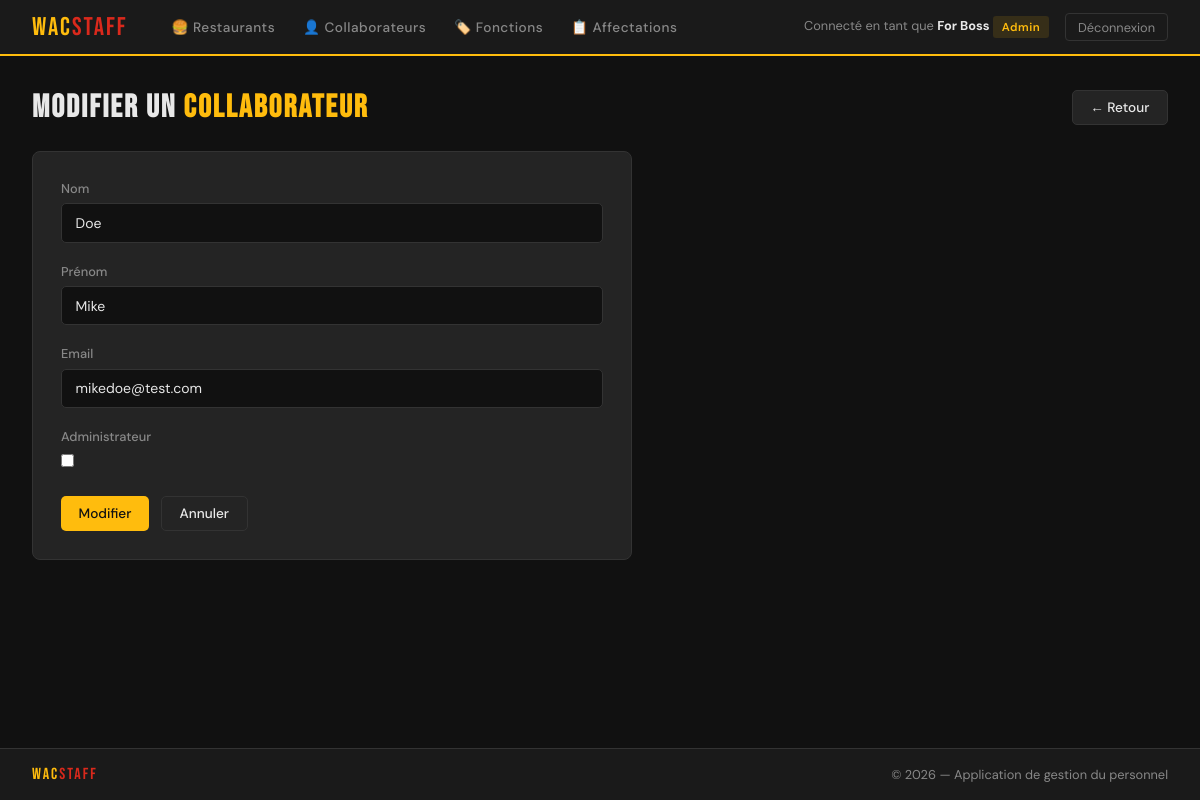
Page /WacStaff/collaborateurs/2/modifier/ (signed in) on the committed database.
### WacStaff/models.py (models this page shows, shortened)
class Collaborateur(AbstractBaseUser, PermissionsMixin):
    nom = models.CharField(max_length=100)
    prenom = models.CharField(max_length=100)
    email = models.EmailField(max_length=100, unique=True)
    date1ereEmbauche = models.DateTimeField(auto_now_add=True)
    admin = models.BooleanField(default=False)
    USERNAME_FIELD = 'email'            # champ utilisé pour se connecter
    REQUIRED_FIELDS = ['nom', 'prenom'] # champs demandés par createsuperuser en plus de l'email
    objects = CollaborateurManager()
    @property
    def is_staff(self):
        return self.admin

### WacStaff/views.py (the view)
# urls.py: path('collaborateurs/<int:pk>/modifier/', views.collaborateur_edit, name='collaborateur_edit'),
@login_required
def collaborateur_edit(request, pk):
    if not request.user.is_staff:
        messages.error(request, "Accès réservé aux administrateurs.")
        return redirect('collaborateur_list')
    collaborateur = get_object_or_404(Collaborateur, pk=pk)
    form = CollaborateurChangeForm(request.POST or None, instance=collaborateur, superuser=request.user.is_superuser)
    if form.is_valid():
        form.save()
        messages.success(request, "Collaborateur modifié.")
        return redirect('collaborateur_detail', pk=pk)
    return render(request, 'collaborateurs/form.html', {
        'form': form, 'action': 'Modifier', 'obj': collaborateur
    })

### WacStaff/forms.py
class CollaborateurChangeForm(forms.ModelForm):
    class Meta:
        model = Collaborateur
        fields = ['nom', 'prenom', 'email', 'admin']
        labels = {
            'nom': 'Nom',
            'prenom': 'Prénom',
            'email': 'Email',
            'admin': 'Administrateur',
        }
    def __init__(self, *args, superuser=False, **kwargs):
        super().__init__(*args, **kwargs)
        if not superuser:
            self.fields.pop('admin')

### WacStaff/templates/collaborateurs/form.html (shortened to what this page needs)
{% extends "base.html" %}
{% block content %}
<div class="page-header">
    <h1 class="page-title">{{ action }} un <span>collaborateur</span></h1>
    <a href="{% url 'collaborateur_list' %}" class="btn btn-secondary">← Retour</a>
</div>
<div class="form-card">
    <form method="post">
        {% for field in form %}
        <div class="form-group">
            <label>{{ field.label }}</label>
            {{ field }}
        </div>
        {% endfor %}
        <div class="form-actions">
            <button type="submit" class="btn btn-primary">{{ action }}</button>
            <a href="{% url 'collaborateur_list' %}" class="btn btn-secondary">Annuler</a>
        </div>
    </form>
</div>
{% endblock %}

### WacStaff/templates/base.html (shortened to what this page needs)
<!doctype html>
<html lang="fr">
<head>
    {% load static %}
    <link rel="stylesheet" href="{% static 'wacstaff.css' %}">
</head>
<body>
{% if user.is_authenticated %}
<nav>
    <a href="{% url 'home' %}" class="nav-brand">Wac<span>Staff</span></a>
    <div class="nav-links">
        <a href="{% url 'restaurant_list' %}">🍔 Restaurants</a>
        <a href="{% url 'collaborateur_list' %}">👤 Collaborateurs</a>
        <a href="{% url 'fonction_list' %}">🏷️ Fonctions</a>
        <a href="{% url 'affectation_list' %}">📋 Affectations</a>
    </div>
    <div class="nav-user">
        <span>Connecté en tant que <strong>{{ user.prenom }} {{ user.nom }}</strong>
        {% if user.is_staff %}<span class="badge badge-admin">Admin</span>{% endif %}
        </span>
        <form method="post" action="{% url 'logout' %}" style="display:inline;">
            <button type="submit" class="btn-logout">Déconnexion</button>
        </form>
    </div>
</nav>
{% endif %}
<main>
    {% block content %}{% endblock %}
</main>
<footer>
    <span class="footer-brand">Wac<span>Staff</span></span>
    <span class="footer-copy">© {% now "Y" %} — Application de gestion du personnel</span>
</footer>
</body>
</html>

### WacStaff/static/wacstaff.css (style rules this page uses)
:root { --gold: #FFBC0D; --red: #DA291C; --dark: #1a1a1a; --darker: #111111; --surface: #242424; --border: #333333; --text: #e8e8e8; --muted: #888888; --success: #4ade80; --danger: #f87171; }
* { box-sizing: border-box; margin: 0; padding: 0; }
body { font-family: 'DM Sans', sans-serif; background: var(--darker); color: var(--text); min-height: 100vh; display: flex; flex-direction: column; }
nav { background: var(--dark); border-bottom: 2px solid var(--gold); padding: 0 2rem; display: flex; align-items: center; gap: 2rem; height: 56px; position: sticky; top: 0; z-index: 100; }
.nav-brand { font-family: 'Bebas Neue', sans-serif; font-size: 1.6rem; color: var(--gold); letter-spacing: 2px; text-decoration: none; }
.nav-brand span { color: var(--red); }
.nav-links { display: flex; gap: 0.25rem; flex: 1; }
.nav-links a { color: var(--muted); text-decoration: none; font-size: 0.85rem; font-weight: 500; padding: 0.4rem 0.75rem; border-radius: 4px; transition: all 0.15s; letter-spacing: 0.5px; }
.nav-user { display: flex; align-items: center; gap: 1rem; font-size: 0.8rem; color: var(--muted); }
.nav-user strong { color: var(--text); }
.btn-logout { background: none; border: 1px solid var(--border); color: var(--muted); padding: 0.3rem 0.75rem; border-radius: 4px; cursor: pointer; font-size: 0.8rem; font-family: 'DM Sans', sans-serif; text-decoration: none; transition: all 0.15s; }
main { flex: 1; padding: 2rem; max-width: 1200px; margin: 0 auto; width: 100%; }
.page-header { display: flex; justify-content: space-between; align-items: center; margin-bottom: 1.5rem; }
.page-title { font-family: 'Bebas Neue', sans-serif; font-size: 2rem; letter-spacing: 2px; color: var(--text); }
.page-title span { color: var(--gold); }
.btn { display: inline-flex; align-items: center; gap: 0.4rem; padding: 0.5rem 1.1rem; border-radius: 5px; font-size: 0.85rem; font-weight: 500; text-decoration: none; cursor: pointer; border: none; transition: all 0.15s; font-family: 'DM Sans', sans-serif; }
.btn-primary { background: var(--gold); color: #111; }
.btn-secondary { background: var(--surface); color: var(--text); border: 1px solid var(--border); }
.badge { display: inline-block; padding: 0.2rem 0.55rem; border-radius: 3px; font-size: 0.72rem; font-weight: 600; letter-spacing: 0.5px; }
.badge-admin { background: rgba(255,188,13,0.12); color: var(--gold); }
.form-card { background: var(--surface); border: 1px solid var(--border); border-radius: 8px; padding: 1.75rem; max-width: 600px; }
.form-group { margin-bottom: 1.25rem; }
.form-group label { display: block; font-size: 0.8rem; color: var(--muted); margin-bottom: 0.4rem; font-weight: 500; }
.form-group input, .form-group select, .form-group textarea { width: 100%; background: var(--darker); border: 1px solid var(--border); color: var(--text); padding: 0.6rem 0.85rem; border-radius: 5px; font-size: 0.875rem; font-family: 'DM Sans', sans-serif; }
.form-group input[type="checkbox"] { width: auto; }
.form-actions { display: flex; gap: 0.75rem; margin-top: 1.5rem; }
footer { background: var(--dark); border-top: 1px solid var(--border); padding: 1rem 2rem; display: flex; justify-content: space-between; align-items: center; font-size: 0.8rem; color: var(--muted); }
.footer-brand { font-family: 'Bebas Neue', sans-serif; font-size: 1rem; color: var(--gold); letter-spacing: 2px; }
.footer-brand span { color: var(--red); }
.footer-copy { color: var(--muted); }

### rows in the picture
Collaborateur: prenom "For", nom "Boss"
Collaborateur: form "Doe" "Mike" "mikedoe@test.com"

### other values in the picture
{{ action }} "Modifier"
{{ field.label }} "Nom" "Prénom" "Email" "Administrateur"
